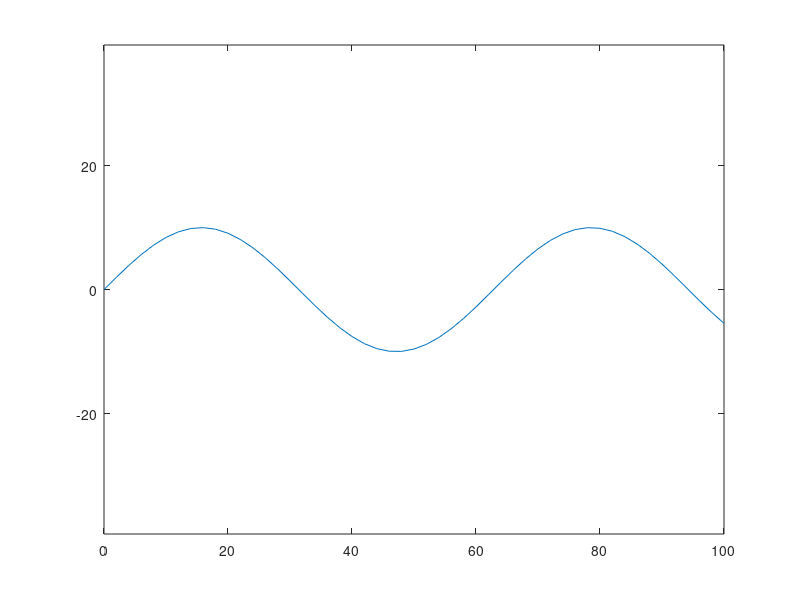

The MATLAB script that drew this image:

clear all
clc

%%
% path = 'Rute søkort.png';
% pixelsPerMeter = 3;
% background = imread(path);
% [N,M,~] = size(background);
% 
% close all
% fig = figure('Name','Track','DefaultAxesFontSize',20,'OuterPosition', [100           100        1720        880]);
% imagesc([-M/pixelsPerMeter M/pixelsPerMeter], [-N/pixelsPerMeter N/pixelsPerMeter], background); hold on
% axis equal
% 
% P = ginput(10);
% P = P';

%%

x = 0:2:100;
y = 10*sin(0.1*x);

P = [x;y];
%%

figure 
plot(P(1,:),P(2,:))
axis equal